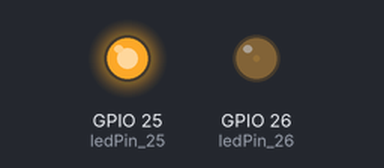
Simulated run of this sketch. Board: ESP32. Shown: output pins drawn as LEDs (lit = HIGH). What the sketch prints to the serial monitor is not drawn.

Above: at 0.05 s.
At 1.15 s:
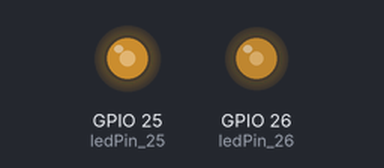
At 2.3 s:
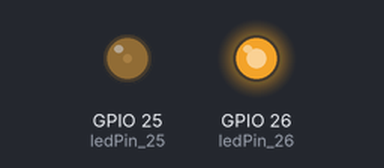
At 4.6 s:
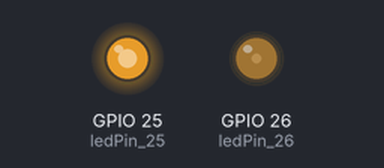
Timing chart, 0 to 6.7 s (numbered marks = the images above):
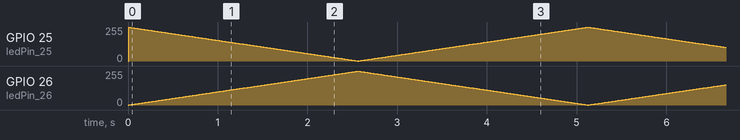

The sketch:

sketch_mar20c.ino
```cpp
// 定义两个LED引脚（26号渐亮/灭，25号反向）
const int ledPin_26 = 26;
const int ledPin_25 = 25;

// 设置PWM属性
const int freq = 5000;          // 频率 5000Hz
const int resolution = 8;       // 分辨率 8位 (0-255)

// 非阻塞相关变量
unsigned long previousMillis = 0;  // 记录上一次亮度变化的时间
const long interval = 10;          // 亮度变化间隔（毫秒）
int dutyCycle_26 = 0;              // 26号引脚当前亮度
bool fadingUp = true;              // 标记：26号变亮（true）/ 变暗（false）

void setup() {
  Serial.begin(115200);
  // 绑定两个引脚的PWM参数
  ledcAttach(ledPin_26, freq, resolution);
  ledcAttach(ledPin_25, freq, resolution);
}

void loop() {
  // 获取当前时间
  unsigned long currentMillis = millis();

  // 非阻塞亮度调整逻辑
  if (currentMillis - previousMillis >= interval) {
    previousMillis = currentMillis;

    // 调整26号引脚亮度
    if (fadingUp) {
      dutyCycle_26++;
      // 26号到最大值，切换为变暗阶段
      if (dutyCycle_26 >= 255) {
        fadingUp = false;
      }
    } else {
      dutyCycle_26--;
      // 26号到最小值，切换为变亮阶段，打印循环完成
      if (dutyCycle_26 <= 0) {
        fadingUp = true;
        Serial.println("Breathing cycle completed");
      }
    }

    // 核心：25号引脚亮度 = 255 - 26号引脚亮度（反向互补）
    int dutyCycle_25 = 255 - dutyCycle_26;

    // 更新两个LED的亮度
    ledcWrite(ledPin_26, dutyCycle_26);
    ledcWrite(ledPin_25, dutyCycle_25);
  }

  // 示例：非阻塞的串口打印（每秒显示一次亮度）
  static unsigned long serialPrevMillis = 0;
  if (currentMillis - serialPrevMillis >= 1000) {
    serialPrevMillis = currentMillis;
    Serial.print("26号亮度: ");
    Serial.print(dutyCycle_26);
    Serial.print(" | 25号亮度: ");
    Serial.println(255 - dutyCycle_26);
  }
}
```
